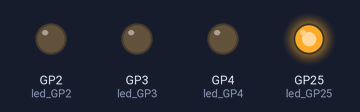
Bench run of a program on a simulated Raspberry Pi Pico running MicroPython. On the bench: output pins drawn as LEDs (lit = HIGH).

Above: at 0.05 s.
At 0.35 s:
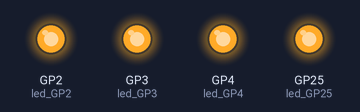
At 0.75 s:
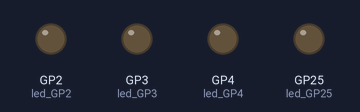
At 1.45 s:
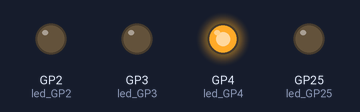
At 2.15 s:
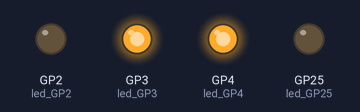
At 2.85 s:
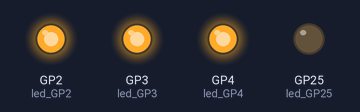
Timing chart, 0 to 3.1 s (numbered marks = the images above):
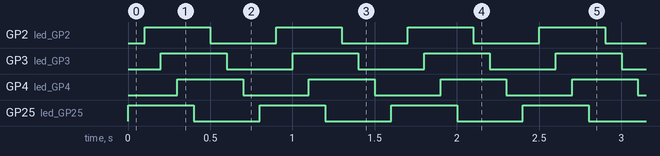

The program:

blink25_2_3_4.py
```python
from machine import Pin
import utime
led_GP25= Pin(25, Pin.OUT) #remember this pinout is not accessible, the LED is hardwired on the Pico.
led_GP2 = Pin(2, Pin.OUT) # GP2 is physical pin 4
led_GP3 = Pin(3, Pin.OUT) # GP3 is physical pin 5
led_GP4 = Pin(4, Pin.OUT) # GP3 is physical pin 6
led_GP25.low() # this line ensures the LED is initilized to the OFF state.
#Initialzing outputs and values are very important to start a machine in a safe predictable way.
led_GP2.low()
led_GP3.low()
led_GP4.low()
while True:
    led_GP25.toggle()
    utime.sleep(.1)
    led_GP2.toggle()
    utime.sleep(.1)
    led_GP3.toggle()
    utime.sleep(.1)
    led_GP4.toggle()
    utime.sleep(.1)
```

Measured:
- by itself, GP2 (led_GP2), GP3 (led_GP3), GP4 (led_GP4), GP25 (led_GP25): alternates HIGH for 0.40 s and LOW for 0.40 s
- by itself, everything shown: repeats every 0.80 s, in 8 steps
